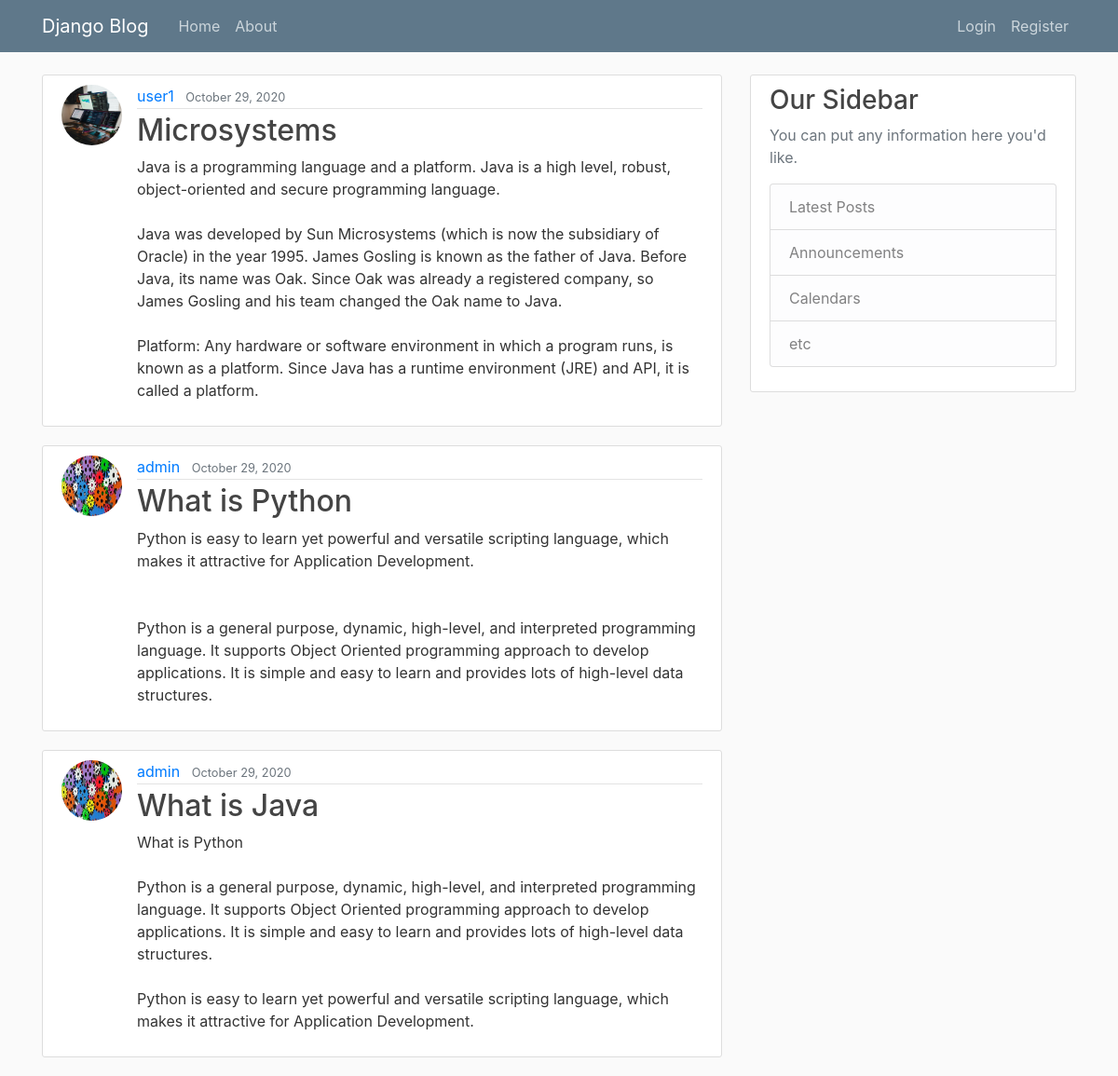
The app's page /, older data.
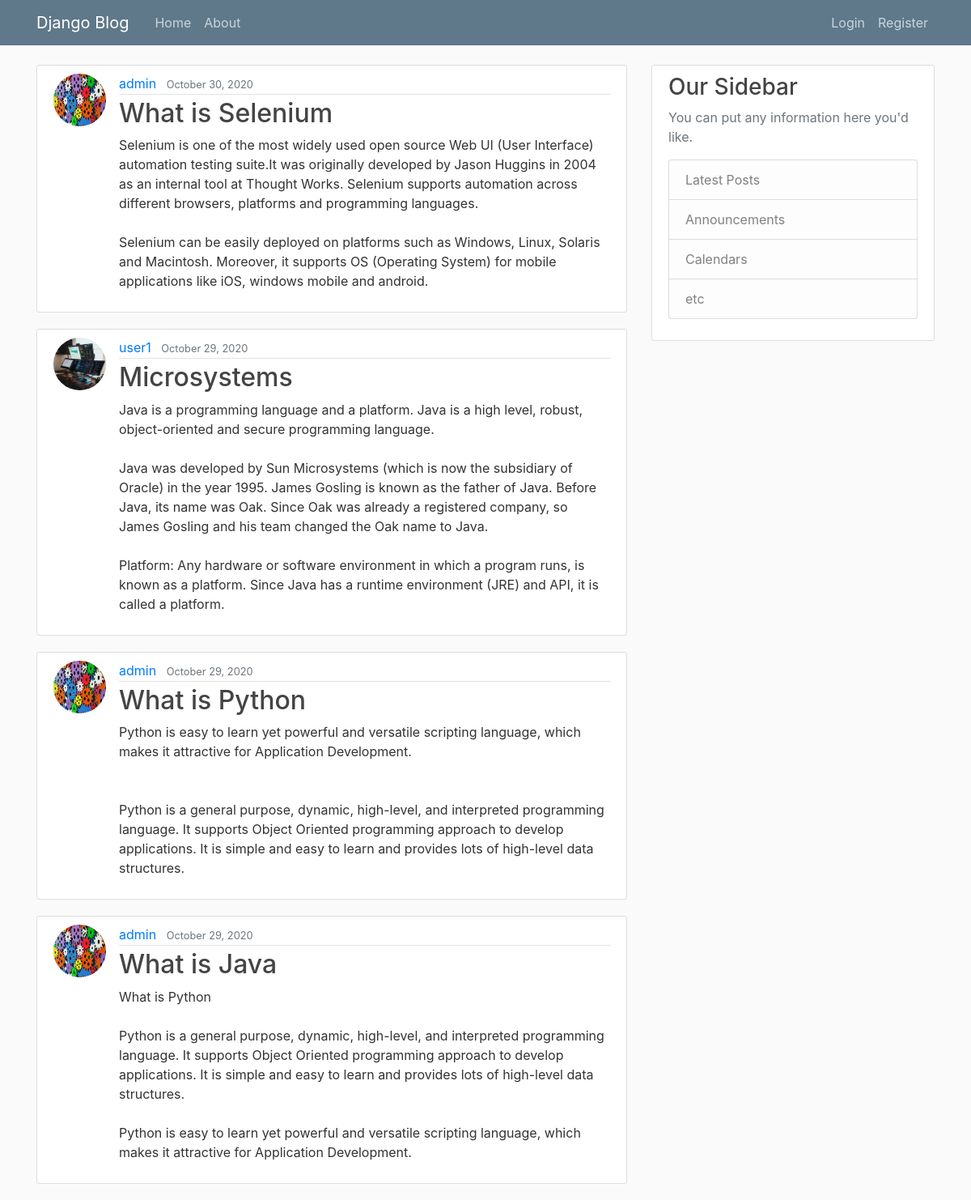
The same page, newer data.
### blog/models.py (models this page shows, shortened)
class Post(models.Model):
    title = models.CharField(max_length=100)
    content = models.TextField()
    date_posted = models.DateTimeField(default=timezone.now)
    author = models.ForeignKey(User, on_delete=models.CASCADE)

### users/models.py (models this page shows, shortened)
class Profile(models.Model):
    image = models.ImageField(default='default.jpg', upload_to='profile_pics')
    user = models.OneToOneField(User, on_delete=models.CASCADE)

### blog/views.py (the view)
# urls.py: path('', PostListView.as_view(), name='blog-home'),
class PostListView(ListView):
    model = Post
    template_name = 'blog/home.html'  # <app>/<model>_<viewtype>.html
    context_object_name = 'posts'
    ordering = ['-date_posted']

### blog/templates/blog/home.html
{% extends "blog/base.html" %}
{% block content %}
    {% for post in posts %}
        <article class="media content-section">
            <img class="rounded-circle article-img" src="{{ post.author.profile.image.url }}">
          <div class="media-body">
            <div class="article-metadata">
              <a class="mr-2" href="#">{{ post.author }}</a>
              <small class="text-muted">{{ post.date_posted|date:"F d, Y" }}</small>
            </div>
            <h2><a class="article-title" href="{% url 'post-detail' post.id %}">{{ post.title }}</a></h2>
            <p class="article-content">{{ post.content }}</p>
          </div>
        </article>
    {% endfor %}
{% endblock content %}

Row changes from the older to the newer data that the page shows:
added Post: author.profile.image (placeholder picture), author "admin", date_posted "October 30, 2020", title "What is Selenium", content "Selenium is one of the most widely used open source Web UI (User Interface) automation testing suite.It was originally developed by Jason Huggins in 2004 as an internal tool at Thought Works. Selenium supports automation across different browsers, platforms and programming languages. Selenium can be easily deployed on platforms such as Windows, Linux, Solaris and Macintosh. Moreover, it supports OS (Operating System) for mobile applications like iOS, windows mobile and android."
